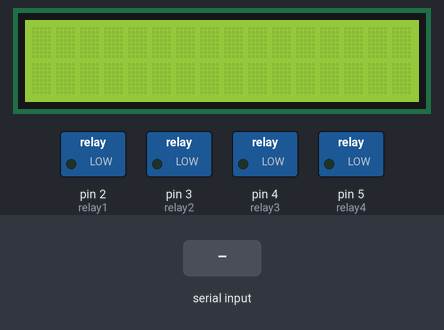
Simulated run of this sketch. Board: Arduino Uno, built with avr-gcc and run on an emulated ATmega328P. Shown: 16×2 character LCD, switched loads named in the sketch (green lamp = pin HIGH). The inputs (shaded band) are chosen by the test bench.

Above: at 1.2 s.
1.3 s: "a" received over Serial
At 2.6 s:
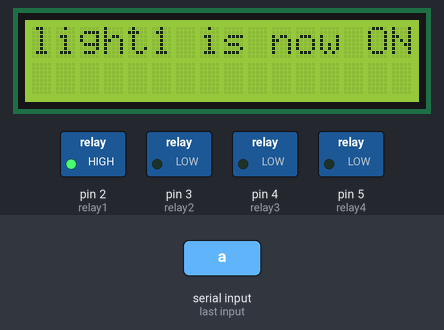
2.9 s: "C" received over Serial
At 3.7 s:
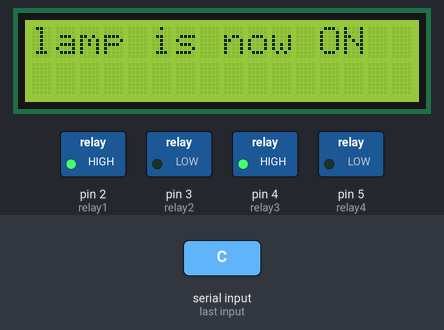
4.5 s: "light one off" received over Serial
At 5.9 s:
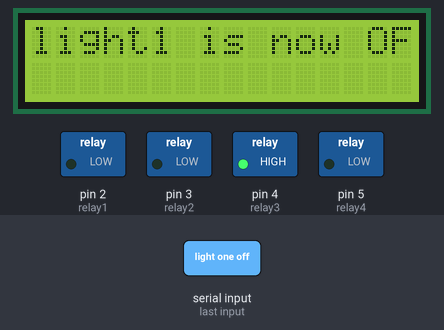
6.2 s: "B" received over Serial
At 7.5 s:
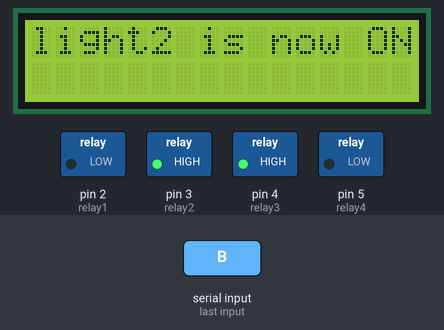
7.8 s: "light one on" received over Serial
At 9.2 s:
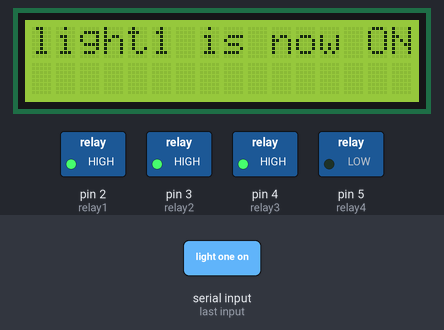
9.5 s: "b" received over Serial
At 10.1 s:
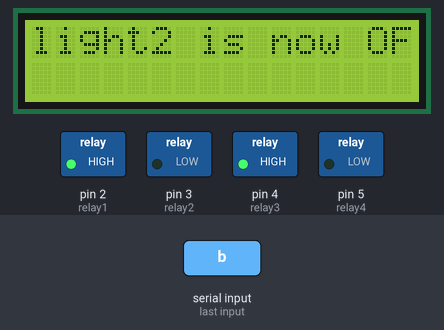
Timing chart, 0 to 12.1 s (numbered marks = the images above; inputs shaded):
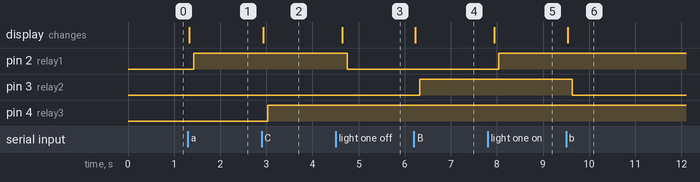

Measured:
- after the input at 1.3 s, pin 2 (relay1): LOW → HIGH after 0.13 s; the display: changes at once (image 1)
- after the input at 2.9 s, pin 4 (relay3): LOW → HIGH after 0.13 s; the display: changes at once (image 2)
- after the input at 4.5 s, pin 2 (relay1): HIGH → LOW after 0.25 s; the display: changes after 0.15 s (image 3)
- after the input at 6.2 s, pin 3 (relay2): LOW → HIGH after 0.13 s; the display: changes at once (image 4)
- after the input at 7.8 s, pin 2 (relay1): LOW → HIGH after 0.24 s; the display: changes after 0.14 s (image 5)
- after the input at 9.5 s, pin 3 (relay2): HIGH → LOW after 0.13 s; the display: changes at once (image 6)

The sketch:

voice_command_bluetooth.ino
```cpp
#include <Wire.h>
#include <LiquidCrystal_I2C.h>

LiquidCrystal_I2C lcd(0x27,16,2);

String voice;

int relay1 = 2;
int relay2 = 3;
int relay3 = 4;
int relay4 = 5;

void setup() {

     lcd.init();
     lcd.backlight();
Serial.begin(9600);

pinMode(relay1, OUTPUT);
pinMode(relay2, OUTPUT);
pinMode(relay3, OUTPUT);
pinMode(relay4, OUTPUT);

}

void loop() {
while(Serial.available()){
  delay(10);
  char c=Serial.read();

  if(c=='#')
  {
    break;
  }
  voice += c;
}
if (voice.length() > 0){
  lcd.clear();

if(voice == "a" || voice == "light one on")
{
lcd.print("light1 is now ON ");
delay(100);
digitalWrite(relay1, HIGH);
delay(100);


}

else if(voice == "a" || voice == "light one off")
{

lcd.print("light1 is now OFF ");
delay(100);
digitalWrite(relay1, LOW);
delay(100);
}


else if(voice == "B" || voice == "light two on")
{


lcd.print("light2 is now ON ");
delay(100);
digitalWrite(relay2, HIGH);
delay(100);

}

else if(voice == "b" || voice == "light two off")
{

lcd.print("light2 is now OFF ");
delay(100);
digitalWrite(relay2, LOW);
delay(100);
}


else if(voice == "C" || voice == "lamp on")
{


lcd.print("lamp is now ON ");
delay(100);
digitalWrite(relay3, HIGH);
delay(100);
}


else if(voice == "c" || voice == "lamp off")
{


lcd.print("lamp is now OFF ");
delay(100);
digitalWrite(relay3, LOW);
delay(100);
}


else if(voice == "D" || voice == "Fun on")
{


lcd.print("fan is now ON ");
delay(100);
digitalWrite(relay4, HIGH);
delay(100);
}


else if(voice == "d" || voice == "Fun off")
{


lcd.print("fan is now OFF ");
delay(100);
digitalWrite(relay4, LOW);
delay(100);
}

else if(voice == "on")
{

lcd.print("all is ON ");
delay(100);
digitalWrite(relay1, HIGH);
digitalWrite(relay2, HIGH);
digitalWrite(relay3, HIGH);
digitalWrite(relay4, HIGH);
delay(100);
}


else if(voice == "off")
{


lcd.print("all is OFF ");
delay(100);
digitalWrite(relay1, LOW);
digitalWrite(relay2, LOW);
digitalWrite(relay3, LOW);
digitalWrite(relay4, LOW);
delay(100);
}

}

{
 voice="";
}


}
```
